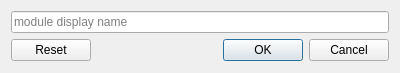
<?xml version="1.0" encoding="UTF-8"?>
<ui version="4.0">
 <class>SetNameDialog</class>
 <widget class="QDialog" name="SetNameDialog">
  <property name="geometry">
   <rect>
    <x>0</x>
    <y>0</y>
    <width>400</width>
    <height>73</height>
   </rect>
  </property>
  <property name="windowTitle">
   <string>Module Display Name</string>
  </property>
  <layout class="QGridLayout" name="gridLayout">
   <item row="1" column="0">
    <widget class="QDialogButtonBox" name="buttonBox">
     <property name="orientation">
      <enum>Qt::Orientation::Horizontal</enum>
     </property>
     <property name="standardButtons">
      <set>QDialogButtonBox::StandardButton::Cancel|QDialogButtonBox::StandardButton::Ok|QDialogButtonBox::StandardButton::Reset</set>
     </property>
    </widget>
   </item>
   <item row="0" column="0">
    <widget class="QLineEdit" name="lineEdit">
     <property name="inputMask">
      <string/>
     </property>
     <property name="placeholderText">
      <string>module display name</string>
     </property>
    </widget>
   </item>
  </layout>
 </widget>
 <resources/>
 <connections>
  <connection>
   <sender>buttonBox</sender>
   <signal>accepted()</signal>
   <receiver>SetNameDialog</receiver>
   <slot>accept()</slot>
   <hints>
    <hint type="sourcelabel">
     <x>248</x>
     <y>254</y>
    </hint>
    <hint type="destinationlabel">
     <x>157</x>
     <y>274</y>
    </hint>
   </hints>
  </connection>
  <connection>
   <sender>buttonBox</sender>
   <signal>rejected()</signal>
   <receiver>SetNameDialog</receiver>
   <slot>reject()</slot>
   <hints>
    <hint type="sourcelabel">
     <x>316</x>
     <y>260</y>
    </hint>
    <hint type="destinationlabel">
     <x>286</x>
     <y>274</y>
    </hint>
   </hints>
  </connection>
 </connections>
</ui>
